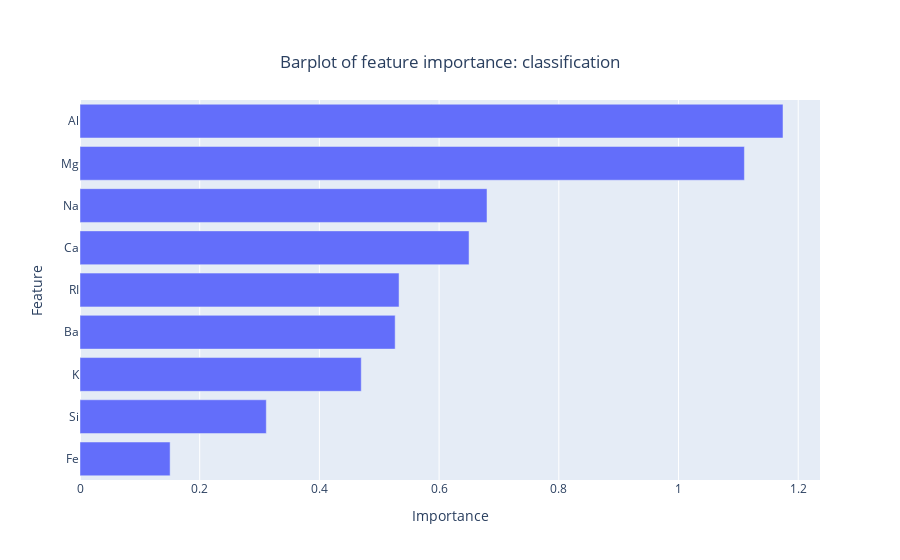

This figure's notebook cell:
### Code cell
acme_rf.bar_plot()

### Figure 1 — Plotly figure (JSON) as saved in the notebook; plotly's stock layout.template omitted (floating-point values rounded to 4 significant figures)
{"data": [{"alignmentgroup": "True", "hovertemplate": "Importance=%{x}<br>Feature=%{y}<extra></extra>", "legendgroup": "", "marker": {"color": "#636efa", "pattern": {"shape": ""}}, "name": "", "offsetgroup": "", "orientation": "h", "showlegend": false, "textposition": "auto", "type": "bar", "x": [0.1506, 0.3113, 0.4699, 0.5266, 0.5331, 0.65, 0.68, 1.11, 1.175], "xaxis": "x", "y": ["Fe", "Si", "K", "Ba", "RI", "Ca", "Na", "Mg", "Al"], "yaxis": "y"}], "layout": {"barmode": "relative", "legend": {"tracegroupgap": 0}, "title": {"text": "Barplot of feature importance: classification", "x": 0.5, "xanchor": "center", "y": 0.9, "yanchor": "top"}, "xaxis": {"anchor": "y", "domain": [0, 1], "title": {"text": "Importance"}}, "yaxis": {"anchor": "x", "domain": [0, 1], "title": {"text": "Feature"}}}}
